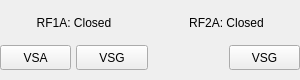
<?xml version="1.0" encoding="UTF-8"?>
<ui version="4.0">
 <class>RoutDialogui</class>
 <widget class="QFrame" name="RoutDialogui">
  <property name="geometry">
   <rect>
    <x>0</x>
    <y>0</y>
    <width>300</width>
    <height>80</height>
   </rect>
  </property>
  <property name="sizePolicy">
   <sizepolicy hsizetype="Minimum" vsizetype="Minimum">
    <horstretch>0</horstretch>
    <verstretch>0</verstretch>
   </sizepolicy>
  </property>
  <property name="minimumSize">
   <size>
    <width>300</width>
    <height>80</height>
   </size>
  </property>
  <property name="windowTitle">
   <string>Frame</string>
  </property>
  <layout class="QVBoxLayout" name="verticalLayout">
   <property name="spacing">
    <number>0</number>
   </property>
   <property name="leftMargin">
    <number>0</number>
   </property>
   <property name="topMargin">
    <number>0</number>
   </property>
   <property name="rightMargin">
    <number>0</number>
   </property>
   <property name="bottomMargin">
    <number>0</number>
   </property>
   <item>
    <layout class="QHBoxLayout" name="horizontalLayout_3">
     <property name="spacing">
      <number>5</number>
     </property>
     <property name="bottomMargin">
      <number>0</number>
     </property>
     <item>
      <widget class="QLabel" name="label_2">
       <property name="sizePolicy">
        <sizepolicy hsizetype="Minimum" vsizetype="Minimum">
         <horstretch>0</horstretch>
         <verstretch>0</verstretch>
        </sizepolicy>
       </property>
       <property name="minimumSize">
        <size>
         <width>0</width>
         <height>25</height>
        </size>
       </property>
       <property name="maximumSize">
        <size>
         <width>16777215</width>
         <height>25</height>
        </size>
       </property>
       <property name="text">
        <string>RF1A: Closed</string>
       </property>
       <property name="alignment">
        <set>Qt::AlignCenter</set>
       </property>
      </widget>
     </item>
     <item>
      <widget class="QLabel" name="label_4">
       <property name="sizePolicy">
        <sizepolicy hsizetype="Minimum" vsizetype="Minimum">
         <horstretch>0</horstretch>
         <verstretch>0</verstretch>
        </sizepolicy>
       </property>
       <property name="minimumSize">
        <size>
         <width>0</width>
         <height>25</height>
        </size>
       </property>
       <property name="maximumSize">
        <size>
         <width>16777215</width>
         <height>25</height>
        </size>
       </property>
       <property name="text">
        <string>RF2A: Closed</string>
       </property>
       <property name="alignment">
        <set>Qt::AlignCenter</set>
       </property>
      </widget>
     </item>
    </layout>
   </item>
   <item>
    <layout class="QHBoxLayout" name="horizontalLayout_4" stretch="1,1,1,1">
     <property name="spacing">
      <number>5</number>
     </property>
     <property name="leftMargin">
      <number>0</number>
     </property>
     <property name="topMargin">
      <number>0</number>
     </property>
     <property name="rightMargin">
      <number>0</number>
     </property>
     <property name="bottomMargin">
      <number>0</number>
     </property>
     <item>
      <widget class="QPushButton" name="pushButton">
       <property name="sizePolicy">
        <sizepolicy hsizetype="Minimum" vsizetype="Minimum">
         <horstretch>0</horstretch>
         <verstretch>0</verstretch>
        </sizepolicy>
       </property>
       <property name="minimumSize">
        <size>
         <width>25</width>
         <height>25</height>
        </size>
       </property>
       <property name="maximumSize">
        <size>
         <width>16777215</width>
         <height>25</height>
        </size>
       </property>
       <property name="text">
        <string>VSA</string>
       </property>
      </widget>
     </item>
     <item>
      <widget class="QPushButton" name="pushButton_2">
       <property name="sizePolicy">
        <sizepolicy hsizetype="Minimum" vsizetype="Minimum">
         <horstretch>0</horstretch>
         <verstretch>0</verstretch>
        </sizepolicy>
       </property>
       <property name="minimumSize">
        <size>
         <width>25</width>
         <height>25</height>
        </size>
       </property>
       <property name="maximumSize">
        <size>
         <width>16777215</width>
         <height>25</height>
        </size>
       </property>
       <property name="text">
        <string>VSG</string>
       </property>
      </widget>
     </item>
     <item>
      <widget class="QLabel" name="label">
       <property name="sizePolicy">
        <sizepolicy hsizetype="Minimum" vsizetype="Minimum">
         <horstretch>0</horstretch>
         <verstretch>0</verstretch>
        </sizepolicy>
       </property>
       <property name="minimumSize">
        <size>
         <width>25</width>
         <height>25</height>
        </size>
       </property>
       <property name="maximumSize">
        <size>
         <width>16777215</width>
         <height>25</height>
        </size>
       </property>
       <property name="text">
        <string/>
       </property>
      </widget>
     </item>
     <item>
      <widget class="QPushButton" name="pushButton_3">
       <property name="sizePolicy">
        <sizepolicy hsizetype="Minimum" vsizetype="Minimum">
         <horstretch>0</horstretch>
         <verstretch>0</verstretch>
        </sizepolicy>
       </property>
       <property name="minimumSize">
        <size>
         <width>25</width>
         <height>25</height>
        </size>
       </property>
       <property name="maximumSize">
        <size>
         <width>16777215</width>
         <height>25</height>
        </size>
       </property>
       <property name="text">
        <string>VSG</string>
       </property>
      </widget>
     </item>
    </layout>
   </item>
  </layout>
 </widget>
 <resources/>
 <connections/>
</ui>
